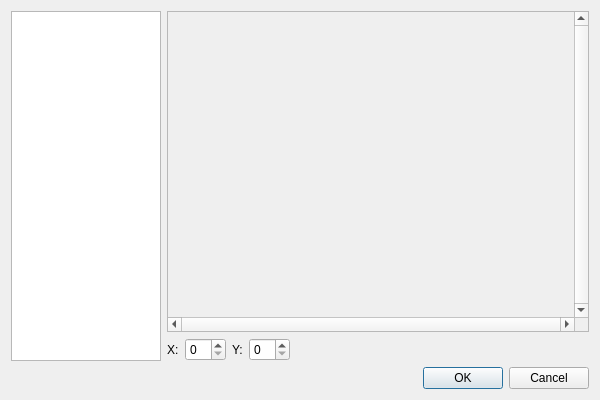
<?xml version="1.0" encoding="UTF-8"?>
<ui version="4.0">
 <class>DialogPosFromMap</class>
 <widget class="QDialog" name="DialogPosFromMap">
  <property name="geometry">
   <rect>
    <x>0</x>
    <y>0</y>
    <width>600</width>
    <height>400</height>
   </rect>
  </property>
  <property name="sizePolicy">
   <sizepolicy hsizetype="Fixed" vsizetype="Fixed">
    <horstretch>0</horstretch>
    <verstretch>0</verstretch>
   </sizepolicy>
  </property>
  <property name="minimumSize">
   <size>
    <width>600</width>
    <height>400</height>
   </size>
  </property>
  <property name="windowTitle">
   <string>Select position from map</string>
  </property>
  <layout class="QVBoxLayout" name="verticalLayout">
   <item>
    <layout class="QHBoxLayout" name="horizontalLayout">
     <item>
      <widget class="QListWidget" name="listWidget">
       <property name="maximumSize">
        <size>
         <width>150</width>
         <height>16777215</height>
        </size>
       </property>
      </widget>
     </item>
     <item>
      <layout class="QVBoxLayout" name="verticalLayout_2">
       <item>
        <widget class="QScrollArea" name="scrollArea">
         <property name="verticalScrollBarPolicy">
          <enum>Qt::ScrollBarAlwaysOn</enum>
         </property>
         <property name="horizontalScrollBarPolicy">
          <enum>Qt::ScrollBarAlwaysOn</enum>
         </property>
         <property name="widgetResizable">
          <bool>true</bool>
         </property>
         <widget class="QWidget" name="scrollAreaWidgetContents">
          <property name="geometry">
           <rect>
            <x>0</x>
            <y>0</y>
            <width>401</width>
            <height>294</height>
           </rect>
          </property>
         </widget>
        </widget>
       </item>
       <item>
        <layout class="QHBoxLayout" name="horizontalLayout_2">
         <item>
          <widget class="QLabel" name="label">
           <property name="text">
            <string>X:</string>
           </property>
          </widget>
         </item>
         <item>
          <widget class="QSpinBox" name="spinBox"/>
         </item>
         <item>
          <widget class="QLabel" name="label_2">
           <property name="text">
            <string>Y:</string>
           </property>
          </widget>
         </item>
         <item>
          <widget class="QSpinBox" name="spinBox_2"/>
         </item>
         <item>
          <spacer name="horizontalSpacer">
           <property name="orientation">
            <enum>Qt::Horizontal</enum>
           </property>
           <property name="sizeHint" stdset="0">
            <size>
             <width>40</width>
             <height>20</height>
            </size>
           </property>
          </spacer>
         </item>
        </layout>
       </item>
      </layout>
     </item>
    </layout>
   </item>
   <item>
    <widget class="QDialogButtonBox" name="buttonBox">
     <property name="orientation">
      <enum>Qt::Horizontal</enum>
     </property>
     <property name="standardButtons">
      <set>QDialogButtonBox::Cancel|QDialogButtonBox::Ok</set>
     </property>
    </widget>
   </item>
  </layout>
 </widget>
 <resources/>
 <connections>
  <connection>
   <sender>buttonBox</sender>
   <signal>accepted()</signal>
   <receiver>DialogPosFromMap</receiver>
   <slot>accept()</slot>
   <hints>
    <hint type="sourcelabel">
     <x>248</x>
     <y>254</y>
    </hint>
    <hint type="destinationlabel">
     <x>157</x>
     <y>274</y>
    </hint>
   </hints>
  </connection>
  <connection>
   <sender>buttonBox</sender>
   <signal>rejected()</signal>
   <receiver>DialogPosFromMap</receiver>
   <slot>reject()</slot>
   <hints>
    <hint type="sourcelabel">
     <x>316</x>
     <y>260</y>
    </hint>
    <hint type="destinationlabel">
     <x>286</x>
     <y>274</y>
    </hint>
   </hints>
  </connection>
 </connections>
</ui>
